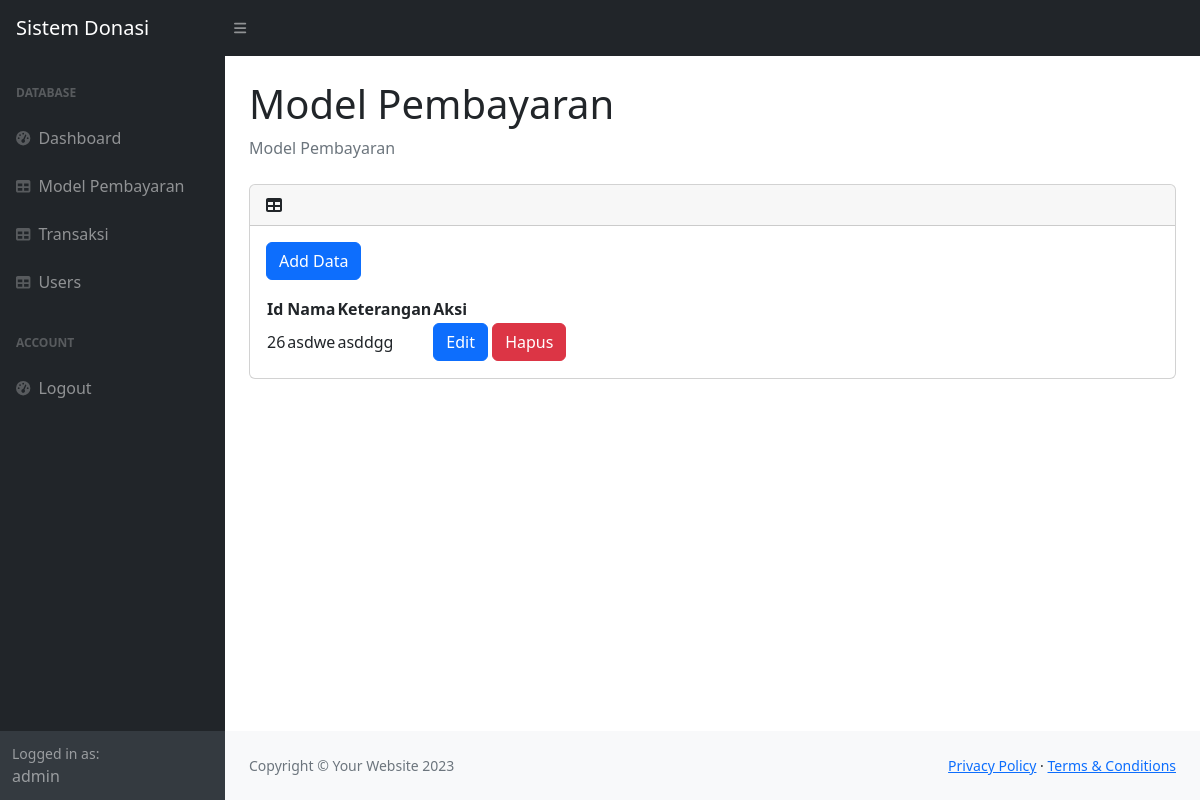
Before: /admin/modelpembayaran.php (signed in) with the older database file.
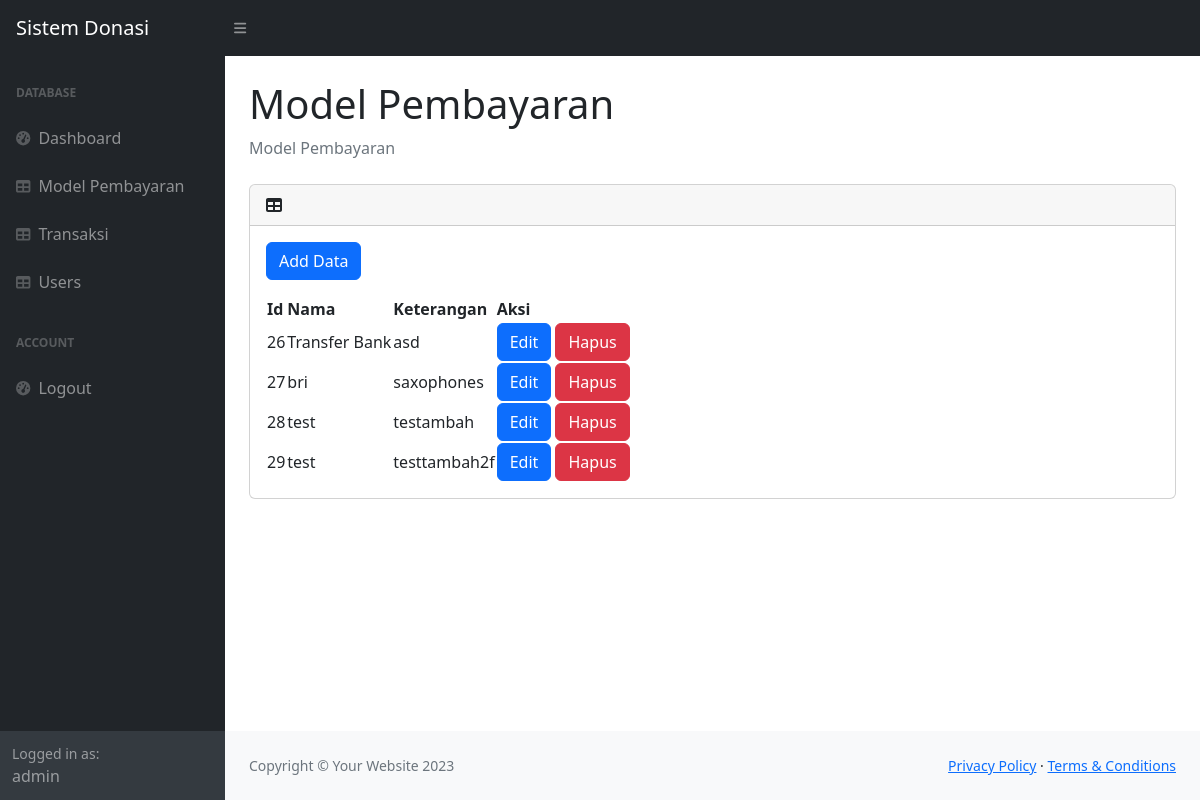
After: the same page with the newer database file.
### tables this page shows
CREATE TABLE `model_pembayaran` (
  `id_model` int(11) NOT NULL,
  `metode` varchar(50) NOT NULL,
  `keterangan` varchar(255) DEFAULT NULL
);

### admin/modelpembayaran.php (called while the page is built, shortened)
<?php
    require_once __DIR__ . '/../models/modelpembayaran.php';
    $models = ModelPembayaran::get_all();
    require_once __DIR__ . '/views/layout.php';
    require_once __DIR__ . '/views/modelpembayaran.php';
?>

### models/user.php (called while the page is built, shortened)
<?php
    require_once __DIR__ . '/connection.php';
    require_once __DIR__ . '/model.php';
    class User extends Model{
        protected $username;
        function get_username(){
            return $this->username;
        }
    }
?>

### models/model.php (called while the page is built, shortened)
<?php
    require_once __DIR__ . '/connection.php';
    class Model{
        protected static $table_name = "";
        public static function get_all(){
            global $conn;
            $datas = [];
            $query = $conn->query("SELECT * FROM " . static::$table_name);
            if ($query->num_rows > 0){
                foreach ($query->fetch_all() as $raw_data){
                    $datas[] = static::from_array($raw_data);
                }
            }
            return $datas;
        }
    }
?>

### models/modelpembayaran.php (called while the page is built, shortened)
<?php
    require_once __DIR__ . '/connection.php';
    require_once __DIR__ . '/model.php';
    class ModelPembayaran extends Model{
        protected $id;
        protected $nama;
        protected $keterangan;
        function __construct($id, $nama, $keterangan){
            $this->id = $id;
            $this->nama = $nama;
            $this->keterangan = $keterangan;
        }
        public static function from_array($array){
            return new ModelPembayaran(
                $array[0],
                $array[1],
                $array[2],
            );
        }
        function get_id(){
            return $this->id;
        }
        function get_nama(){
            return $this->nama;
        }
        function get_keterangan(){
            return $this->keterangan;
        }
    }
?>

### admin/views/modelpembayaran.php (the view, shortened to what this page needs)
<section id="content">
    <div class="container-fluid px-4">
        <h1 class="mt-4">Model Pembayaran</h1>
        <ol class="breadcrumb mb-4">
            <li class="breadcrumb-item active">Model Pembayaran</li>
        </ol>
        <div class="card mt-4">
            <div class="card-header">
                <i class="fas fa-table me-1"></i>
            </div>
            <div class="card-body">
                <button class="btn btn-primary mb-3" onclick="add()">Add Data</button>
                <table id="datatable">
                    <thead>
                        <th>Id</th>
                        <th>Nama</th>
                        <th>Keterangan</th>
                        <th>Aksi</th>
                    </thead>
                    <tbody>
                        <?php foreach($models as $model) { ?>
                            <tr>
                                <td><?=$model->get_id()?></td>
                                <td><?=$model->get_nama()?></td>
                                <td><?=$model->get_keterangan()?></td>
                                <td>
                                    <button class="btn btn-primary" onclick="edit(this)">Edit</button>
                                    <button class="btn btn-danger" onclick="erase(this)">
                                        Hapus
                                    </button>
                                </td>
                            </tr>
                        <?php } ?>
                    </tbody>
                </table>
            </div>
        </div>
    </div>
</section>

### admin/views/layout.php (shortened to what this page needs)
<?php
    require_once __DIR__ . '/../../models/user.php';
?>
<!DOCTYPE html>
<html lang="en">
    <head>
        <link href="https://cdn.jsdelivr.net/npm/simple-datatables@7.1.2/dist/style.min.css" rel="stylesheet" />
        <link href="css/styles.css" rel="stylesheet" />
    </head>
    <body class="sb-nav-fixed">
    <nav class="sb-topnav navbar navbar-expand navbar-dark bg-dark">
        <a class="navbar-brand ps-3" href="index.html">Sistem Donasi</a>
        <button class="btn btn-link btn-sm order-1 order-lg-0 me-4 me-lg-0" id="sidebarToggle" href="#!"><i class="fas fa-bars"></i></button>
    </nav>
    <div id="layoutSidenav">
        <div id="layoutSidenav_nav">
            <nav class="sb-sidenav accordion sb-sidenav-dark" id="sidenavAccordion">
                <div class="sb-sidenav-menu">
                    <div class="nav">
                        <div class="sb-sidenav-menu-heading">Database</div>
                        <a class="nav-link" href="index.php">
                            <div class="sb-nav-link-icon"><i class="fas fa-tachometer-alt"></i></div>
                            Dashboard
                        </a>
                        <a class="nav-link" href="modelpembayaran.php">
                            <div class="sb-nav-link-icon"><i class="fas fa-table"></i></div>
                            Model Pembayaran
                        </a>
                        <a class="nav-link" href="transaksi.php">
                            <div class="sb-nav-link-icon"><i class="fas fa-table"></i></div>
                            Transaksi
                        </a>
                        <a class="nav-link" href="users.php">
                            <div class="sb-nav-link-icon"><i class="fas fa-table"></i></div>
                            Users
                        </a>
                        <div class="sb-sidenav-menu-heading">Account</div>
                        <a class="nav-link" href="logout.php">
                            <div class="sb-nav-link-icon"><i class="fas fa-tachometer-alt"></i></div>
                            Logout
                        </a>
                    </div>
                </div>
                <div class="sb-sidenav-footer">
                    <div class="small">Logged in as:</div>
                    <?= unserialize($_SESSION['user'])->get_username() ?>
                </div>
            </nav>
        </div>
        <div id="layoutSidenav_content">
            <main id="content_location">
            </main>
            <footer class="py-4 bg-light mt-auto">
                <div class="container-fluid px-4">
                    <div class="d-flex align-items-center justify-content-between small">
                        <div class="text-muted">Copyright &copy; Your Website 2023</div>
                        <div>
                            <a href="#">Privacy Policy</a>
                            &middot;
                            <a href="#">Terms &amp; Conditions</a>
                        </div>
                    </div>
                </div>
            </footer>
        </div>
    </body>
</html>

Changed rows visible on the page:
changed model_pembayaran id 26: metode "asdwe" → "Transfer Bank"; keterangan "asddgg" → "asd"
added model_pembayaran: id_model "27", metode "bri", keterangan "saxophones"
added model_pembayaran: id_model "28", metode "test", keterangan "testambah"
added model_pembayaran: id_model "29", metode "test", keterangan "testtambah2f"
